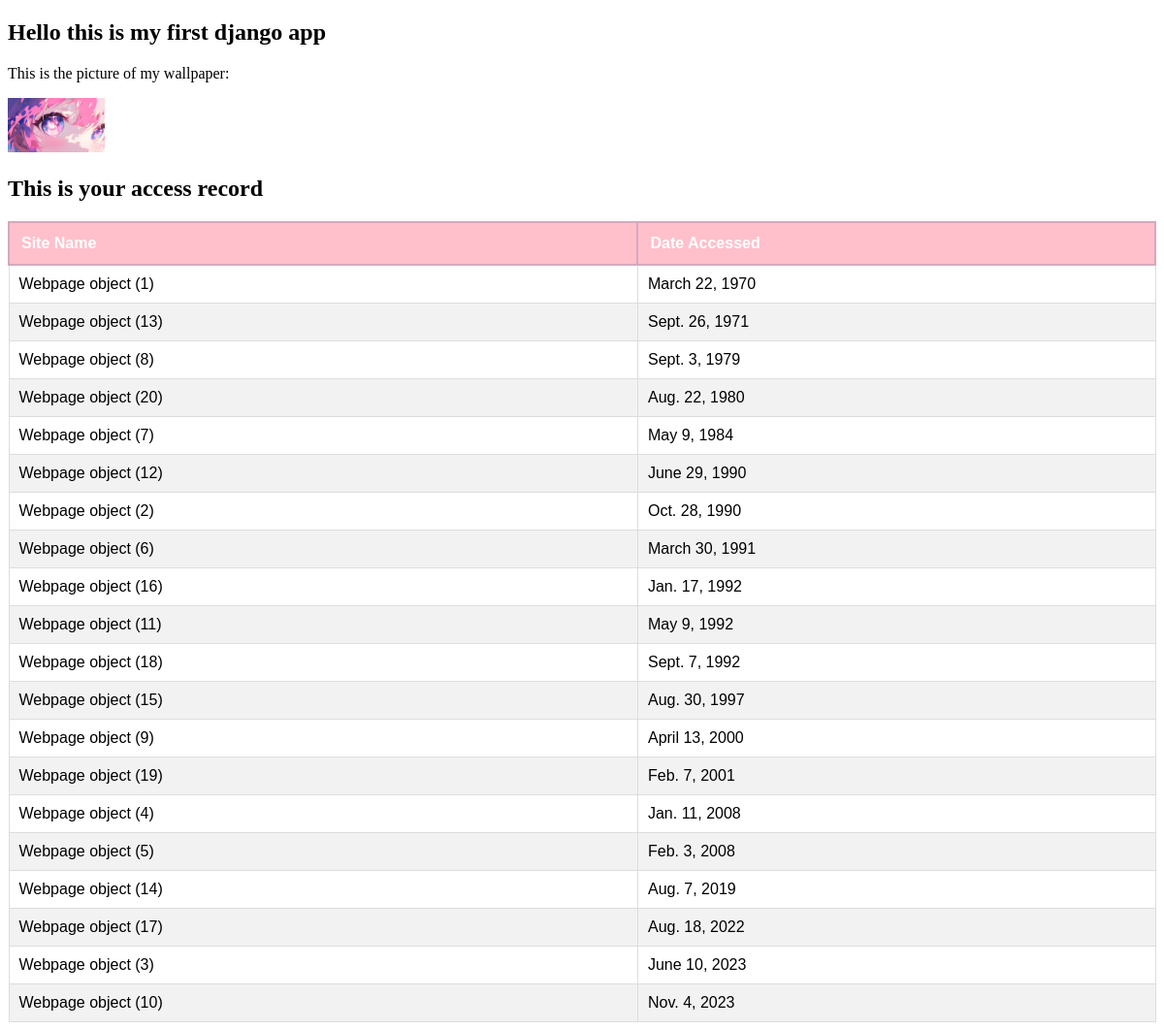
The page / on the database its author committed.
### firstapp/models.py (models this page shows)
class AccessRecord(models.Model):
    name = models.ForeignKey(Webpage, on_delete=models.CASCADE)
    date = models.DateField()

class Webpage(models.Model):
    topic = models.ForeignKey(Topic, on_delete=models.CASCADE)
    name = models.CharField(max_length=264, unique= True)
    url = models.URLField(unique= True)

### firstapp/views.py (the view)
# urls.py: path('', views.index, name='index'),
def index(request):
    webpages_list = AccessRecord.objects.order_by('date')
    date_dict = {'access_records': webpages_list}
    my_dict = {'insert_me': "Hello I'm from first_app"}
    return render(request, 'first_app/index.html', context={**date_dict, **my_dict})

### templates/first_app/index.html (shortened to what this page needs)
<!DOCTYPE html>
{% load static %}
<html>
    <head>
        <link rel="stylesheet" href="{% static 'css/my_style.css' %}">
    </head>
    <body>
        <h2>Hello this is my first django app</h2>
        <p>This is the picture of my wallpaper:</p>
        <img src="{% static 'images/img.jpg' %}" alt="Eyes" width="100">
        <h2>This is your access record</h2>
        <div class="djangotwo">
            {% if access_records %}
            <table>
                <thead>
                    <tr>
                        <th>Site Name</th>
                        <th>Date Accessed</th>
                    </tr>
                </thead>
                <tbody>
                    {% for acc in access_records %}
                    <tr>
                        <td>{{ acc.name }}</td>
                        <td>{{ acc.date }}</td>
                    </tr>
                    {% endfor %}
                </tbody>
            </table>
            {% else %}
            <p>NO ACCESS RECORD</p>
            {% endif %}
        </div>
    </body>
</html>

### static/css/my_style.css (style rules this page uses)
table { width: 100%; border-collapse: collapse; margin-top: 20px; font-family: Arial, sans-serif; }
th { background-color: pink; color: white; padding: 12px; text-align: left; border: 2px solid #d3a9c0; }
td { padding: 10px; border: 1px solid #ddd; text-align: left; }
tr:nth-child(even) { background-color: #f2f2f2; }

### rows shown on the page
AccessRecord: name "Webpage object (1)", date "March 22, 1970"
AccessRecord: name "Webpage object (13)", date "Sept. 26, 1971"
AccessRecord: name "Webpage object (8)", date "Sept. 3, 1979"
AccessRecord: name "Webpage object (20)", date "Aug. 22, 1980"
AccessRecord: name "Webpage object (7)", date "May 9, 1984"
AccessRecord: name "Webpage object (12)", date "June 29, 1990"
AccessRecord: name "Webpage object (2)", date "Oct. 28, 1990"
AccessRecord: name "Webpage object (6)", date "March 30, 1991"
AccessRecord: name "Webpage object (16)", date "Jan. 17, 1992"
AccessRecord: name "Webpage object (11)", date "May 9, 1992"
AccessRecord: name "Webpage object (18)", date "Sept. 7, 1992"
AccessRecord: name "Webpage object (15)", date "Aug. 30, 1997"
AccessRecord: name "Webpage object (9)", date "April 13, 2000"
AccessRecord: name "Webpage object (19)", date "Feb. 7, 2001"
AccessRecord: name "Webpage object (4)", date "Jan. 11, 2008"
AccessRecord: name "Webpage object (5)", date "Feb. 3, 2008"
AccessRecord: name "Webpage object (14)", date "Aug. 7, 2019"
AccessRecord: name "Webpage object (17)", date "Aug. 18, 2022"
AccessRecord: name "Webpage object (3)", date "June 10, 2023"
AccessRecord: name "Webpage object (10)", date "Nov. 4, 2023"
